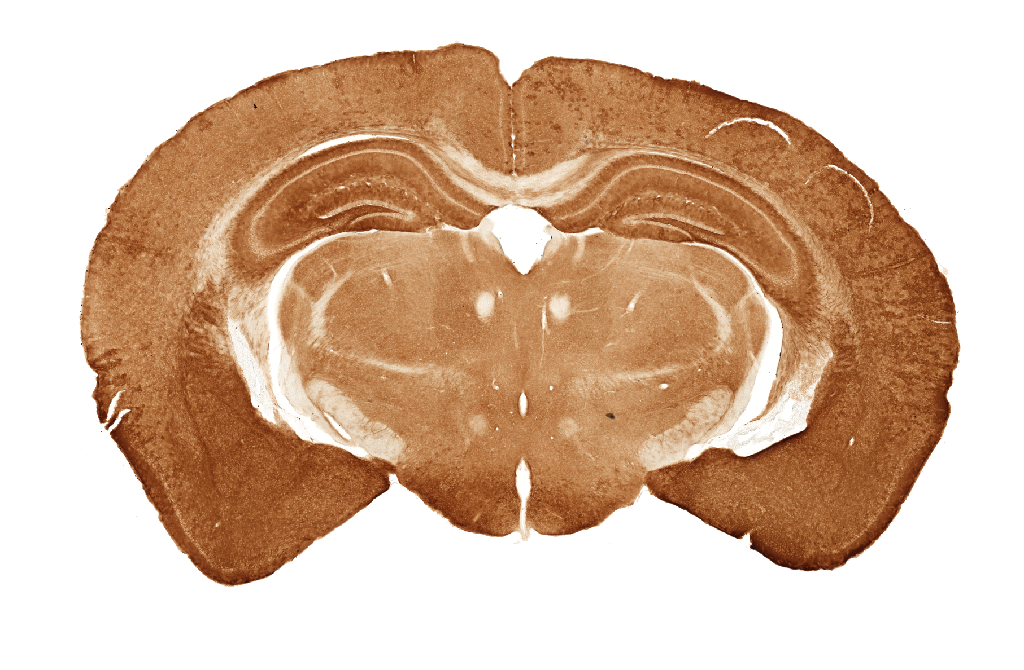
#> input picture example_brain/GLTa/641_2002_2567_NM01_s104.png, 1024 x 670 px; its folder holds only this picture in this run
$ python -i neural_network.py   (imports and definitions only)
#> lines starting #> are read from the running program, lines starting #| are printed output that depends on the picture
from glob import glob
import os

import numpy as np
import pandas as pd
import torch
from PIL import Image
from skimage.color import rgb2gray

from .network_architecture import (
    DeepSliceNetwork,
    load_deepslice_weights,
    load_imagenet_classifier,
)

IMAGE_SIZE = 299
VALID_FORMATS = [".jpg", ".jpeg", ".png"]
BATCH_SIZE = 8


def gray_scale(img: np.ndarray) -> np.ndarray:
    """
    Convert the image to grayscale

    :param img: The image to convert
    :type img: numpy.ndarray
    :return: The converted image
    :rtype: numpy.ndarray
    """
    img = rgb2gray(img).reshape(IMAGE_SIZE, IMAGE_SIZE, 1)
    return img


def preprocess_image(path: str) -> np.ndarray:
    """
    Load an image and prepare it for the network: resize to 299x299 with nearest
    neighbour sampling, convert to grayscale, standardise to zero mean and unit variance and
    repeat the grayscale channel three times. This matches the Keras
    ImageDataGenerator the network was trained with.

    :param path: The path to the image
    :type path: str
    :return: The image, of shape (299, 299, 3)
    :rtype: numpy.ndarray
    """
    with Image.open(path) as image:
#> image is the input picture: PIL image 1024x670 RGBA; mean R, G, B, A 216.6, 187.3, 164.5, 255
        if image.mode != "RGB":
            image = image.convert("RGB")
#> image: PIL image 1024x670 RGB
        if image.size != (IMAGE_SIZE, IMAGE_SIZE):
            image = image.resize((IMAGE_SIZE, IMAGE_SIZE), Image.NEAREST)
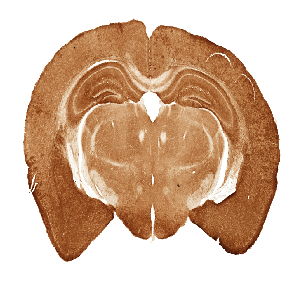
#> image: PIL image 299x299 RGB; mean R, G, B 216.6, 187.2, 164.4
        img = np.asarray(image, dtype=np.float32)
    img = gray_scale(img)
#> in gray_scale, `img = rgb2gray(img).reshape(IMAGE_SIZE, IMAGE_SIZE, 1)`:
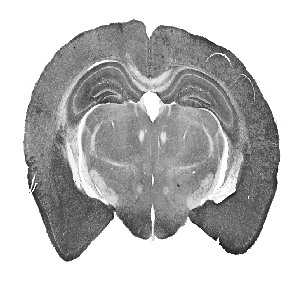
#> img: shape (299, 299, 1) float32; min 10.78, max 255, mean 191.8
    # Keras turned on samplewise_center along with samplewise_std_normalization
    img -= np.mean(img, keepdims=True)
    img /= np.std(img, keepdims=True) + 1e-6
    return np.repeat(img, 3, axis=2)


class ImageLoader:
    """Loads and preprocesses images in batches for prediction"""

    def __init__(self, filenames: list, batch_size: int = BATCH_SIZE):
        self.filenames = list(filenames)
        self.batch_size = batch_size

    def __len__(self):
        return len(self.filenames)

    # [4 lines left out: function __iter__, not called in this run]


def get_device() -> torch.device:
    return torch.device("cuda" if torch.cuda.is_available() else "cpu")


# [16 lines left out: function initialise_network, not called in this run]


def load_xception_weights(model, weights, species="mouse"):
    return load_deepslice_weights(model, weights)


# [95 lines left out: functions _check_images, load_images_from_path, load_images_from_list, _predict, predictions_util, get_image_size, not called in this run]

>>> result = preprocess_image('../../example_brain/GLTa/641_2002_2567_NM01_s104.png')

$ run again, on example_brain/GLTa/641_2002_2568_NM01_s004.png
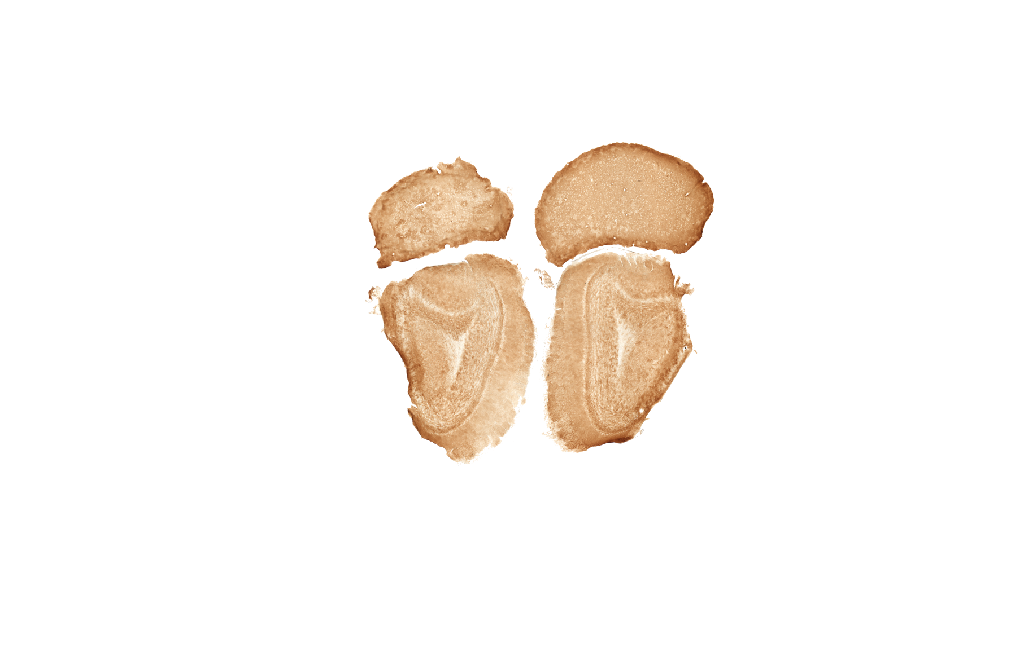
#> input picture example_brain/GLTa/641_2002_2568_NM01_s004.png, 1024 x 670 px
#> in preprocess_image, image is the input picture: PIL image 1024x670 RGBA; mean R, G, B, A 251.2, 246.5, 241.9, 255
#> in preprocess_image, `image = image.resize((IMAGE_SIZE, IMAGE_SIZE), Image.NEAREST)`:
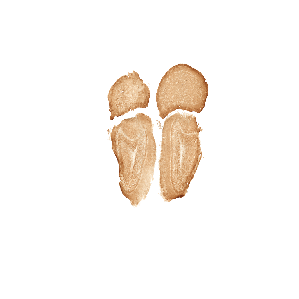
#> image: PIL image 299x299 RGB; mean R, G, B 251.2, 246.5, 241.9
#> in preprocess_image, `img -= np.mean(img, keepdims=True)`:
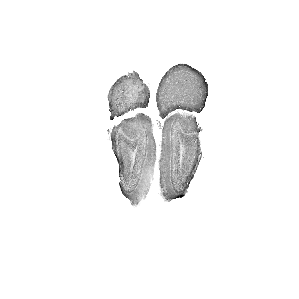
#> img: shape (299, 299, 1) float32; min -188.6, max 7.81, mean 1.6e-05; drawn with min black and max white

$ run again, on example_brain/GLTa/641_2002_2568_NM01_s024.png
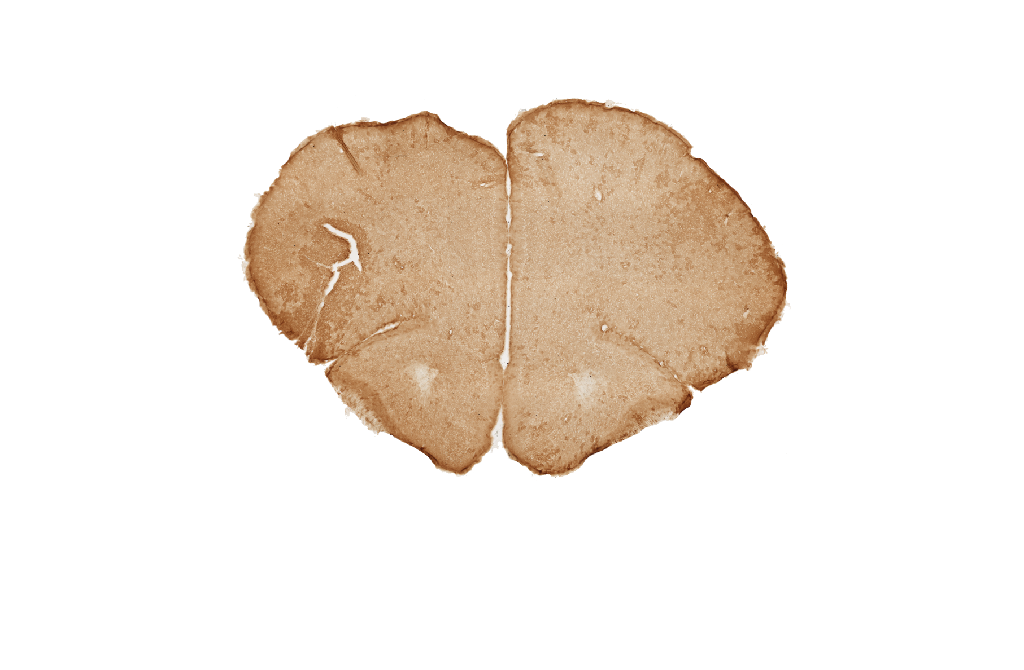
#> input picture example_brain/GLTa/641_2002_2568_NM01_s024.png, 1024 x 670 px
#> in preprocess_image, image is the input picture: PIL image 1024x670 RGBA; mean R, G, B, A 242.7, 234.4, 226.3, 255
#> in preprocess_image, `image = image.resize((IMAGE_SIZE, IMAGE_SIZE), Image.NEAREST)`:
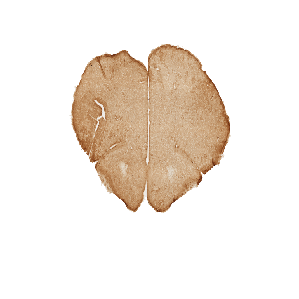
#> image: PIL image 299x299 RGB; mean R, G, B 242.7, 234.5, 226.4
#> in gray_scale, `img = rgb2gray(img).reshape(IMAGE_SIZE, IMAGE_SIZE, 1)`:
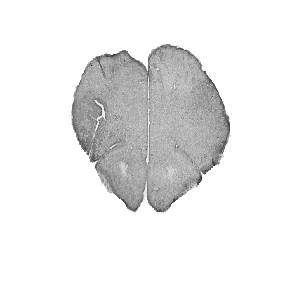
#> img: shape (299, 299, 1) float32; min 29.07, max 255, mean 235.6
